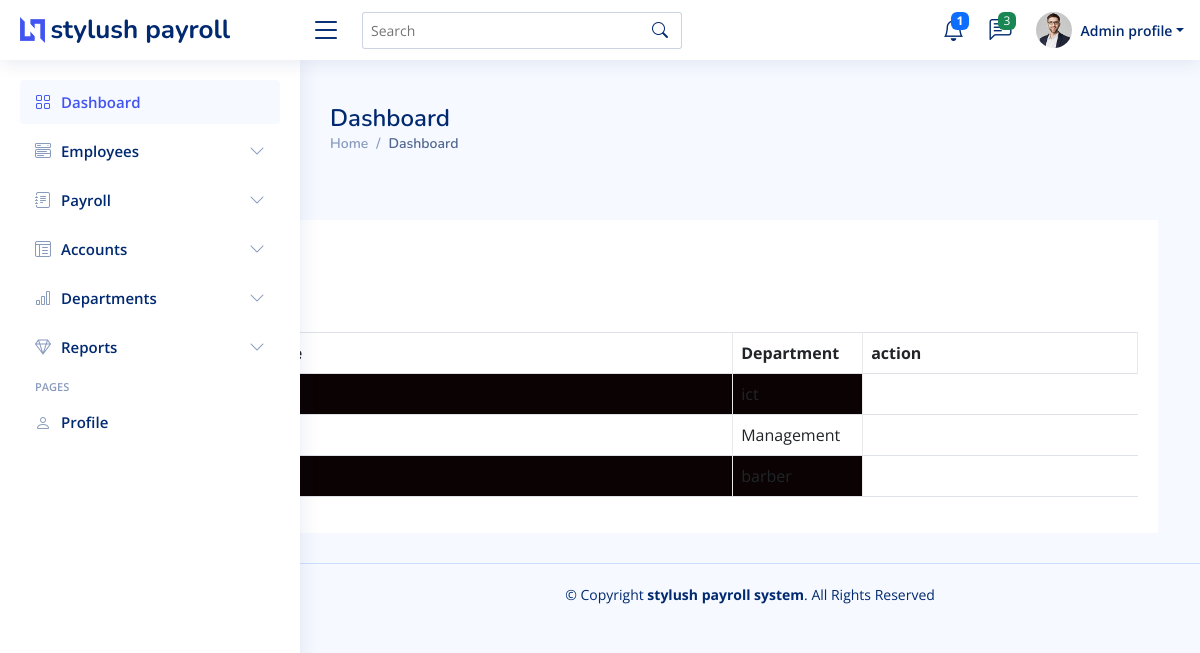
The app's page /home/jobtypes with its own data.
### first/models.py (models this page shows, shortened)
class Commision_saraly(models.Model):
    id = models.IntegerField(primary_key=True)
    job_type = models.CharField(max_length = 255, blank="True")
    department = models.ForeignKey("Department",on_delete = models.CASCADE)

class Department(models.Model):
    id = models.IntegerField(primary_key=True)
    name = models.CharField(max_length=255)
    def __str__(self):
        return self.name

### first/views.py (the view)
# urls.py: path('jobtypes', views.jobTypes, name='jobtypes'),
def jobTypes(request):
    jobs = Commision_saraly.objects.all()
    context = {
        'jobs' : jobs
    }
    return render(request, 'Dashboard/jobtypes.html',{'jobs' : jobs})

### first/templates/Dashboard/jobtypes.html (shortened to what this page needs)
<!DOCTYPE html>
{% load static %}
<html lang="en">
<head>
  <link href="{% static 'vendor/bootstrap/css/bootstrap.min.css' %}" rel="stylesheet">
  <link href="{% static 'vendor/bootstrap-icons/bootstrap-icons.css' %}" rel="stylesheet">
  <link href="{% static 'vendor/boxicons/css/boxicons.min.css' %}" rel="stylesheet">
  <link href="{% static 'vendor/quill/quill.snow.css' %}" rel="stylesheet">
  <link href="{% static 'vendor/quill/quill.bubble.css' %}" rel="stylesheet">
  <link href="{% static 'vendor/remixicon/remixicon.css' %}" rel="stylesheet">
  <link href="{% static 'vendor/simple-datatables/style.css' %}" rel="stylesheet">
  <link href="{% static  'css/employee_table.css' %}" rel="stylesheet">
  <link href="{% static 'css/style.css' %}" rel="stylesheet">
</head>
<body>
  <header id="header" class="header fixed-top d-flex align-items-center">
    <div class="d-flex align-items-center justify-content-between">
      <a href="{% url 'index' %}" class="logo d-flex align-items-center">
        <img src="{% static 'img/logo.png'  %}" alt="">
        <span class="d-none d-lg-block">stylush payroll</span>
      </a>
      <i class="bi bi-list toggle-sidebar-btn"></i>
    </div>
    <div class="search-bar">
      <form class="search-form d-flex align-items-center" method="POST" action="#">
        <input type="text" name="query" placeholder="Search" title="Enter search keyword">
        <button type="submit" title="Search"><i class="bi bi-search"></i></button>
      </form>
    </div>
    <nav class="header-nav ms-auto">
      <ul class="d-flex align-items-center">
        <li class="nav-item dropdown">
          <a class="nav-link nav-icon" href="#" data-bs-toggle="dropdown">
            <i class="bi bi-bell"></i>
            <span class="badge bg-primary badge-number"><b>1</b></span>
          </a>
        </li>
        <li class="nav-item dropdown">
          <a class="nav-link nav-icon" href="#" data-bs-toggle="dropdown">
            <i class="bi bi-chat-left-text"></i>
            <span class="badge bg-success badge-number">3</span>
          </a>
        </li>
        <li class="nav-item dropdown pe-3">
          <a class="nav-link nav-profile d-flex align-items-center pe-0" href="#" data-bs-toggle="dropdown">
            <img src="{% static 'img/profile-img.jpg'   %}" alt="Profile" class="rounded-circle">
            <span class="d-none d-md-block dropdown-toggle ps-2">Admin profile</span>
          </a>
        </li>
      </ul>
    </nav>
  </header>
  <aside id="sidebar" class="sidebar">
    <ul class="sidebar-nav" id="sidebar-nav">
      <li class="nav-item">
        <a class="nav-link " href="{% url 'index' %}">
          <i class="bi bi-grid"></i>
          <span>Dashboard</span>
        </a>
      </li>
      <li class="nav-item">
        <a class="nav-link collapsed" data-bs-target="#components-nav" data-bs-toggle="collapse" href="#">
          <i class="bi bi-menu-button-wide"></i><span>Employees</span><i class="bi bi-chevron-down ms-auto"></i>
        </a>
      </li>
      <li class="nav-item">
        <a class="nav-link collapsed" data-bs-target="#forms-nav" data-bs-toggle="collapse" href="#">
          <i class="bi bi-journal-text"></i><span>Payroll</span><i class="bi bi-chevron-down ms-auto"></i>
        </a>
      </li>
      <li class="nav-item">
        <a class="nav-link collapsed" data-bs-target="#tables-nav" data-bs-toggle="collapse" href="#">
          <i class="bi bi-layout-text-window-reverse"></i><span>Accounts</span><i class="bi bi-chevron-down ms-auto"></i>
        </a>
      </li>
      <li class="nav-item">
        <a class="nav-link collapsed" data-bs-target="#charts-nav" data-bs-toggle="collapse" href="#">
          <i class="bi bi-bar-chart"></i><span>Departments</span><i class="bi bi-chevron-down ms-auto"></i>
        </a>
      </li>
      <li class="nav-item">
        <a class="nav-link collapsed" data-bs-target="#icons-nav" data-bs-toggle="collapse" href="#">
          <i class="bi bi-gem"></i><span>Reports</span><i class="bi bi-chevron-down ms-auto"></i>
        </a>
      </li>
      <li class="nav-heading">Pages</li>
      <li class="nav-item">
        <a class="nav-link collapsed" href="{% url 'profile'   %}">
          <i class="bi bi-person"></i>
          <span>Profile</span>
        </a>
      </li>
    </ul>
  </aside>
                                           END SIDE BAR
<main id="main" class="main">
  <div class="pagetitle">
    <h1>Dashboard</h1>
    <nav>
      <ol class="breadcrumb">
        <li class="breadcrumb-item"><a href="{% url 'index' %}">Home</a></li>
        <li class="breadcrumb-item active">Dashboard</li>
      </ol>
    </nav>
  </div>
</main>
  <div class="container-xl">
      <div class="table-responsive">
          <div class="table-wrapper">
              <div class="table-title">
                  <div class="row">
                      <div class="col-sm-8"><h2><b>Employees</b> <b>Details</b></h2></div>
                  </div>
              </div>
              <div class="row">
                <form method="POST" action="{% url 'jobtypes_delete' %}" enctype="multipart/form-data">
                  <button type="submit" class="btn btn-danger">Delete all</button>
              </form>
              </div>
              <table class="table table-striped table-hover table-bordered">
                  <thead>
                      <tr>
                          <th>#</th>
                          <th scope="col">Job Type Name</th>
                          <th scope="col">Department</th>
                          <th scope="col"> action</th>
                      </tr>
                  </thead>
                  <tbody>
                    {% for job in jobs  %}
                    <tr>
                      <th scope="row">{{ job.id }}</th>
                      <td>{{ job.job_type }}</td>
                      <td>{{ job.department }}</td>
                    </tr>
                    {% endfor %}
                  </tbody>
              </table>
          </div>
      </div>
  </div>
  <footer id="footer" class="footer">
    <div class="copyright">
      &copy; Copyright <strong><span>stylush payroll system</span></strong>. All Rights Reserved
    </div>
  </footer>
</body>
</html>

### static/css/employee_table.css (style rules this page uses)
body { color: #566787; background: #f5f5f5; font-family: 'Roboto', sans-serif; }
.table-responsive { margin: 30px 0; }
.table-wrapper { min-width: 1000px; background: #fff; padding: 20px; box-shadow: 0 1px 1px rgba(0,0,0,.05); }
.table-title { padding-bottom: 10px; margin: 0 0 10px; min-width: 100%; }
.table-title h2 { margin: 8px 0 0; font-size: 22px; }
table.table tr th, table.table tr td { border-color: #e9e9e9; }
table.table-striped tbody tr:nth-of-type(odd) { background-color: #0c0303; }
table.table td:last-child { width: 130px; }

### static/css/style.css (style rules this page uses)
:root { scroll-behavior: smooth; }
body { font-family: "Open Sans", sans-serif; background: #f6f9ff; color: #444444; }
a { color: #4154f1; text-decoration: none; }
h1, h2, h3, h4, h5, h6 { font-family: "Nunito", sans-serif; }
#main { margin-top: 60px; padding: 20px 30px; transition: all 0.3s; }
.pagetitle { margin-bottom: 10px; }
.pagetitle h1 { font-size: 24px; margin-bottom: 0; font-weight: 600; color: #012970; }
.breadcrumb { font-size: 14px; font-family: "Nunito", sans-serif; color: #899bbd; font-weight: 600; }
.breadcrumb a { color: #899bbd; transition: 0.3s; }
.breadcrumb .breadcrumb-item::before { color: #899bbd; }
.breadcrumb .active { color: #51678f; font-weight: 600; }
.logo { line-height: 1; }
@media (min-width: 1200px) { .logo { width: 280px; } }
.logo img { max-height: 26px; margin-right: 6px; }
.logo span { font-size: 26px; font-weight: 700; color: #012970; font-family: "Nunito", sans-serif; }
.header { transition: all 0.5s; z-index: 997; height: 60px; box-shadow: 0px 2px 20px rgba(1, 41, 112, 0.1); background-color: #fff; padding-left: 20px; }
.header .toggle-sidebar-btn { font-size: 32px; padding-left: 10px; cursor: pointer; color: #012970; }
.header .search-bar { min-width: 360px; padding: 0 20px; }
.header .search-form { width: 100%; }
.header .search-form input { border: 0; font-size: 14px; color: #012970; border: 1px solid rgba(1, 41, 112, 0.2); padding: 7px 38px 7px 8px; border-radius: 3px; transition: 0.3s; width: 100%; }
.header .search-form button { border: 0; padding: 0; margin-left: -30px; background: none; }
.header .search-form button i { color: #012970; }
.header-nav ul { list-style: none; }
.header-nav>ul { margin: 0; padding: 0; }
.header-nav .nav-icon { font-size: 22px; color: #012970; margin-right: 25px; position: relative; }
.header-nav .nav-profile { color: #012970; }
.header-nav .nav-profile img { max-height: 36px; }
.header-nav .nav-profile span { font-size: 14px; font-weight: 600; }
.header-nav .badge-number { position: absolute; inset: -2px -5px auto auto; font-weight: normal; font-size: 12px; padding: 3px 6px; }
.sidebar { position: fixed; top: 60px; left: 0; bottom: 0; width: 300px; z-index: 996; transition: all 0.3s; padding: 20px; overflow-y: auto; scrollbar-width: thin; scrollbar-color: #aab7cf transparent; box-shadow: 0px 0px 20px rgba(1, 41, 112, 0.1); background-color: #fff; }
@media (min-width: 1200px) { #main, #footer { margin-left: 300px; } }
.sidebar-nav { padding: 0; margin: 0; list-style: none; }
.sidebar-nav li { padding: 0; margin: 0; list-style: none; }
.sidebar-nav .nav-item { margin-bottom: 5px; }
.sidebar-nav .nav-heading { font-size: 11px; text-transform: uppercase; color: #899bbd; font-weight: 600; margin: 10px 0 5px 15px; }
.sidebar-nav .nav-link { display: flex; align-items: center; font-size: 15px; font-weight: 600; color: #4154f1; transition: 0.3; background: #f6f9ff; padding: 10px 15px; border-radius: 4px; }
.sidebar-nav .nav-link i { font-size: 16px; margin-right: 10px; color: #4154f1; }
.sidebar-nav .nav-link.collapsed { color: #012970; background: #fff; }
.sidebar-nav .nav-link.collapsed i { color: #899bbd; }
.sidebar-nav .nav-link .bi-chevron-down { margin-right: 0; transition: transform 0.2s ease-in-out; }
.footer { padding: 20px 0; font-size: 14px; transition: all 0.3s; border-top: 1px solid #cddfff; }
.footer .copyright { text-align: center; color: #012970; }

### records on screen
Commision_saraly: department "ict"
Commision_saraly: department "Management"
Commision_saraly: department "barber"
